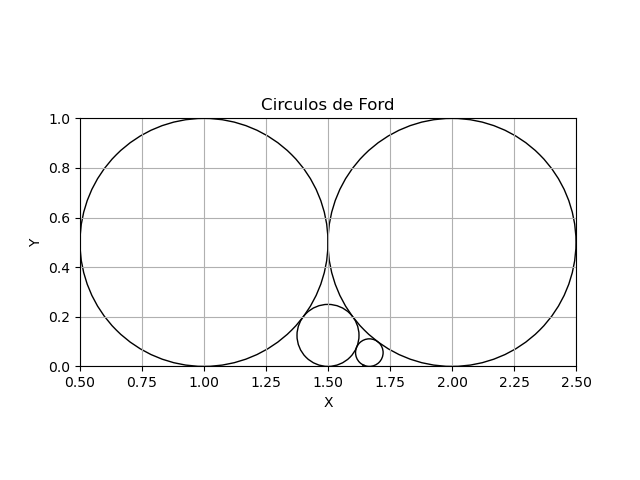

Source code (Python):
# Importar funciones del archivo frac_continua.py
from Convergentes import CalcularCoeficienteR
import matplotlib.pyplot as plt

def obtener_lista():
    """
    Solicita al usuario una lista de coeficientes de la fracción continua.
    """
    while True:
        try:
            entrada = input("Ingrese una lista de coeficientes separados por comas: ")
            lista = [int(x) for x in entrada.split(',')]
            if len(lista) < 2:
                raise ValueError("La lista debe contener al menos dos coeficientes.")
            return lista
        except ValueError as e:
            print(f"Entrada inválida: {e}. Intente nuevamente.")

def obtener_numero_convergentes():
    """
    Solicita al usuario el número de convergentes que desea calcular.
    """
    try:
        n = int(input("Ingrese el número de convergentes a calcular: "))
        if n < 1:
            raise ValueError("El número de convergentes debe ser al menos 1.")
        return n
    except ValueError as e:
        print(f"Entrada inválida: {e}. Intente nuevamente.")
def obtenerDatosCirculo(convergente):
    x=convergente[0]/convergente[1]
    y=1/(2*convergente[1]*convergente[1])
    return x, y, y

def dibujaCirculosFord(circulos):
    fig, ax = plt.subplots()
    ax.set_aspect('equal')

    # Dibujar los círculos
    for (x, y, r) in circulos:
        circulo = plt.Circle((x, y), r, fill=False)
        ax.add_artist(circulo)

    # Configurar límites del gráfico
    ax.set_xlim(circulos[0][0]-circulos[0][2],circulos[1][0]+circulos[1][2] )
    ax.set_ylim(0, circulos[0][1]+circulos[0][2])
        
    plt.xlabel('X')
    plt.ylabel('Y')
    plt.title('Circulos de Ford')
    plt.grid(True)
    plt.show()

def main():
    # Obtener la lista de coeficientes y el número de convergentes del usuario
    lista_coeficientes = obtener_lista()
    num_convergentes = obtener_numero_convergentes()
    
    # Calcular los convergentes y guardarlos en una lista
    convergentes = []
    circulos=[]
    for i in range(1, num_convergentes+1):
        convergente = CalcularCoeficienteR(lista_coeficientes, i)
        convergentes.append(convergente)
        circulos.append(obtenerDatosCirculo(convergente))
    
    # Mostrar los convergentes calculados
    print("Convergentes calculados:")
    for i, conv in enumerate(convergentes, start=1):
        print(f"Convergente {i}: Numerador = {conv[0]}, Denominador = {conv[1]}")

    dibujaCirculosFord(circulos)

if __name__ == "__main__":
    main()
